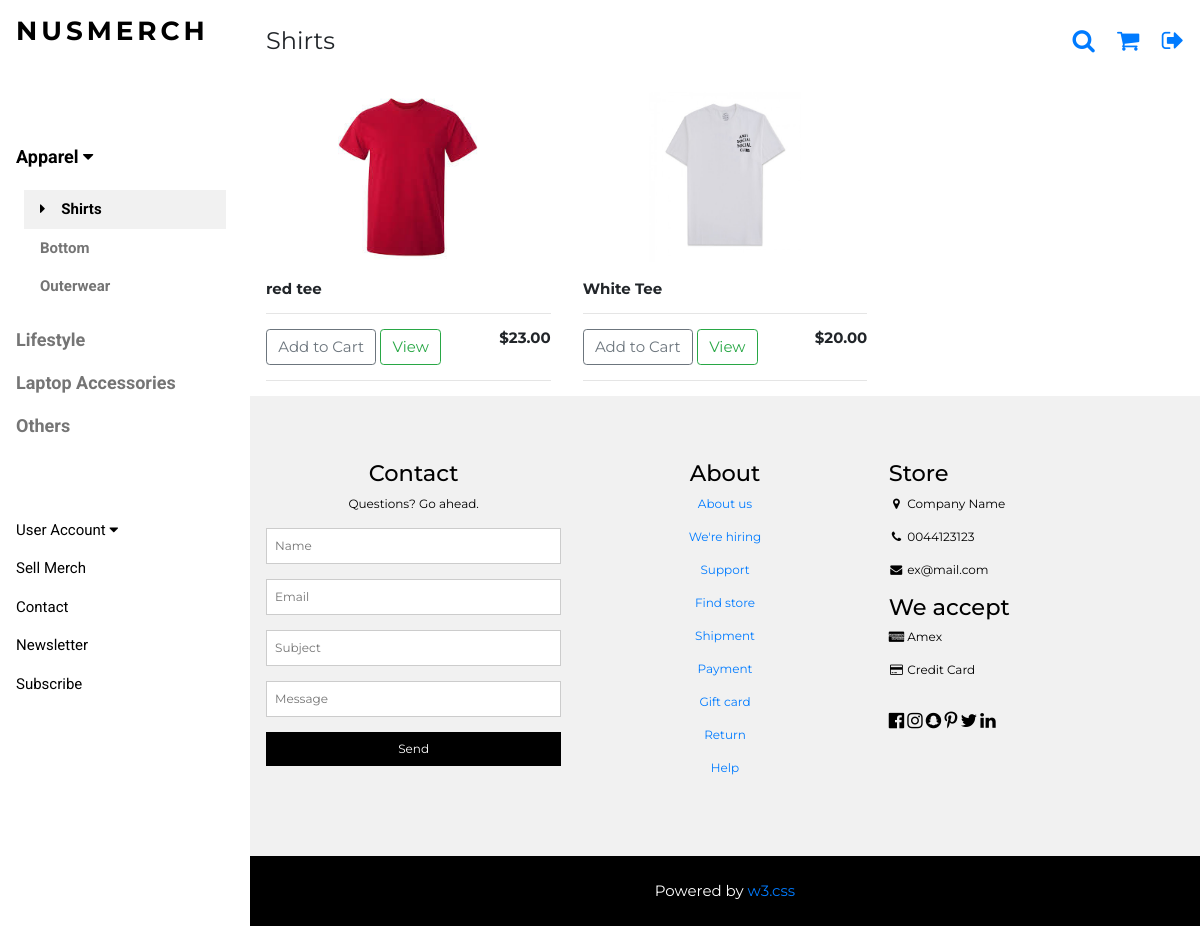
The page /shirt/ on the database as committed earlier.
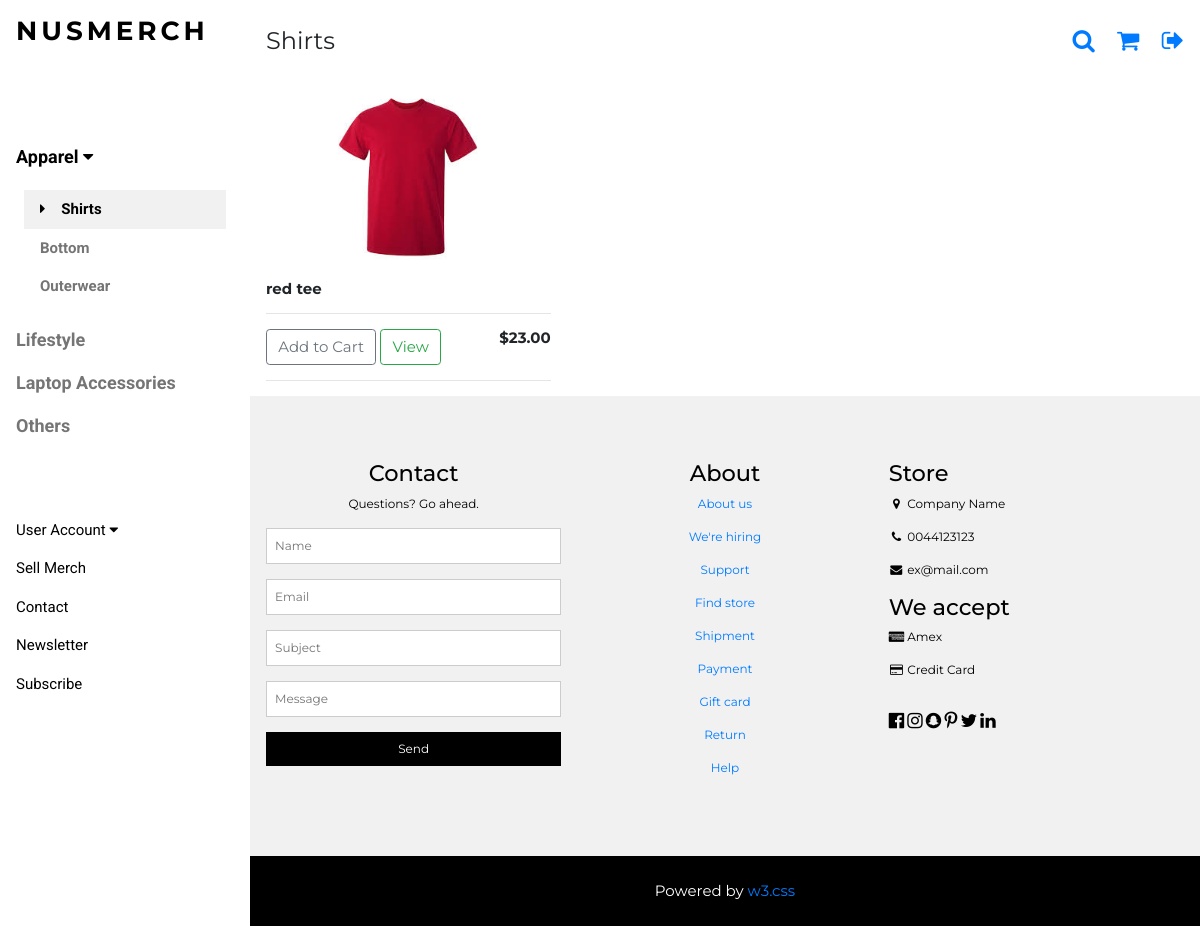
The same page on the database as committed later.
### nusmerch/models.py (models this page shows, shortened)
class Product(models.Model):
	cat = [
    ('Shirt', 'Shirt'),
    ('Outerwear', 'Outerwear'),
   	('Bottom', 'Bottom'),
   	('Laptop Accessories', 'Laptop Accessories'),
	('Lifestyle', 'Lifestyle'),
   	('Others', 'Others'),
   	]
	filter_type = [
		('NO', 'NO'),
		('YES', 'YES'),
	]
	faculty_types = [
		('FASS', 'Arts and Social Sciences'),
		('BIZ', 'Business'),
		('COM', 'Computing'),
		('DEN', 'Dentistry'),
		('SDE', 'Design and Environment'),
		('ENG', 'Engineering'),
		('LAW', 'Law'),
		('MED', 'Medicine'),
		('SCI', 'Science'),
	]
	Campus_Residential = [
		('TH', 'Temasek Hall'),
		('EH', 'Eusoff Hall'),
		('SH', 'Sheares Hall'),
		('RH', 'Raffles Hall'),
		('KR', 'Kent Ridge Hall'),
		('TEM', 'Tembusu'),
		('RVRC', 'Ridge View Residences'),
		('CAPT', 'College of Alice and Peter Tan'),
		('USP', 'University Scholars Programme'),
		('RC4', 'Residential College 4'),
		('NIL', 'Do Not Stay On Campus'),
	]
	name_of_MERCH = models.CharField(max_length=200,null=True)
	price = models.DecimalField(decimal_places=2,max_digits=5)
	organisation = models.CharField(max_length=200,null=True)
	category = models.CharField(max_length=200,null=True,choices=cat)
	filter = models.CharField(max_length=200,null=True,choices=filter_type, default='NO')
	filter_faculty = models.CharField('Filter(Faculty)*', max_length=200, null=True, blank=True, choices=faculty_types)
	filter_matric = models.CharField('Filter(Matric)*',max_length=10000, null = True, blank=True)
	filter_email = models.CharField('Filter(Email)*',max_length=10000, null = True, blank=True)
	filter_campus = models.CharField('Filter(Campus)*', max_length=200, null = True, blank=True, choices=Campus_Residential)
	form = models.URLField(max_length=200)
	image = models.ImageField('Image**', upload_to='media',null=True)
	user = models.ForeignKey(userInfo, on_delete=models.SET_NULL,blank=True,null=True)

### nusmerch/views.py (the view)
# urls.py: url(r'^shirt/$',views.shirt,name='shirt'),
def shirt(request):
    products = Product.objects.filter(category = "Shirt")
    if request.user.is_authenticated:
        user = request.user
        profile = userInfo.objects.get(user=user)
        pdt_nil = products.filter(filter = "NO")
        pdt_faculty = products.filter(filter_faculty = profile.faculty)
        pdt_email = products.filter(filter_email__icontains = profile.email)
        pdt_matric = products.filter(filter_matric__icontains = profile.matric)
        pdt_campus = products.filter(filter_campus=profile.campus_residential_type)
        products = pdt_faculty | pdt_campus | pdt_nil | pdt_matric | pdt_email
    else:
        products = products
    context = {'products':products}
    return render(request, "nusmerch/shirt.html", context)

### nusmerch/templates/nusmerch/shirt.html (shortened to what this page needs)
{% extends "nusmerch/merch.html" %}
{% load static %}
{% block head %}
    <p class="w3-left">Shirts</p>
{% endblock %}
{% block menu %}
<nav class="w3-sidebar w3-bar-block w3-white w3-collapse w3-top" style="z-index:3;width:250px" id="mySidebar">
  <div class="w3-container w3-display-container w3-padding-16">
    <h3 class="w3-wide"><b>NUSMERCH</b></h3>
  </div>
  <div class="w3-padding-64 w3-large w3-text-grey" style="font-weight:bold">
      <a onclick="myAccFunc()" href="javascript:void(0)" class="w3-button w3-block w3-white w3-left-align" id="myBtn">
      Apparel  <i class="fa fa-caret-down"></i>
    </a>
    <div id="demoAcc" class="w3-bar-block w3-hide w3-padding-large w3-medium">
      <a href="/shirt/" class="w3-bar-item w3-button w3-light-grey"><i class="fa fa-caret-right w3-margin-right"></i>Shirts</a>
      <a href="/bottom/" class="w3-bar-item w3-button">Bottom</a>
      <a href="/outerwear/" class="w3-bar-item w3-button">Outerwear</a>
    </div>
    <a href="/lifestyle/" class="w3-bar-item w3-button">Lifestyle</a>
    <a href="/laptop/" class="w3-bar-item w3-button">Laptop Accessories</a>
    <a href="/others/" class="w3-bar-item w3-button">Others</a>
  </div>
    <a onclick="myAccFunc2()" href="javascript:void(0)" class="w3-button w3-block w3-white w3-left-align" id="myBtn">
      User Account  <i class="fa fa-caret-down"></i>
    </a>
  <a href="/sell_merch/" class="w3-bar-item w3-button w3-padding">Sell Merch</a>
    <a href="#footer" class="w3-bar-item w3-button w3-padding">Contact</a>
  <a href="javascript:void(0)" class="w3-bar-item w3-button w3-padding" onclick="document.getElementById('newsletter').style.display='block'">Newsletter</a>
  <a href="#footer"  class="w3-bar-item w3-button w3-padding">Subscribe</a>
</nav>
{% endblock %}
{% block product %}
  <div class="w3-row">
    {% for product in products %}
    <div class="w3-col l4 s4">
      <img class="item center thumbnail" src="{{ product.image.url }}">
      <div class="w3-container">
        <h6><strong>{{product.name_of_MERCH}}</strong></h6>
        <hr>
        <button data-product={{product.id}} data-action="add" class="btn btn-outline-secondary add-btn update-cart" href="javascript:void(0)" onclick="document.getElementById('cart').style.display='block'">Add to Cart</button>
        <a class="btn btn-outline-success" href="/product/">View</a>
        <h6 style="display: inline-block; float: right"><strong>${{product.price|floatformat:2}}</strong></h6>
        <hr>
      </div>
    </div>
    {% endfor %}
  </div>
{% endblock %}

Rows that differ between the two databases and show on the page:
removed Product: image (picture), name_of_MERCH "White Tee", price "20.00"
